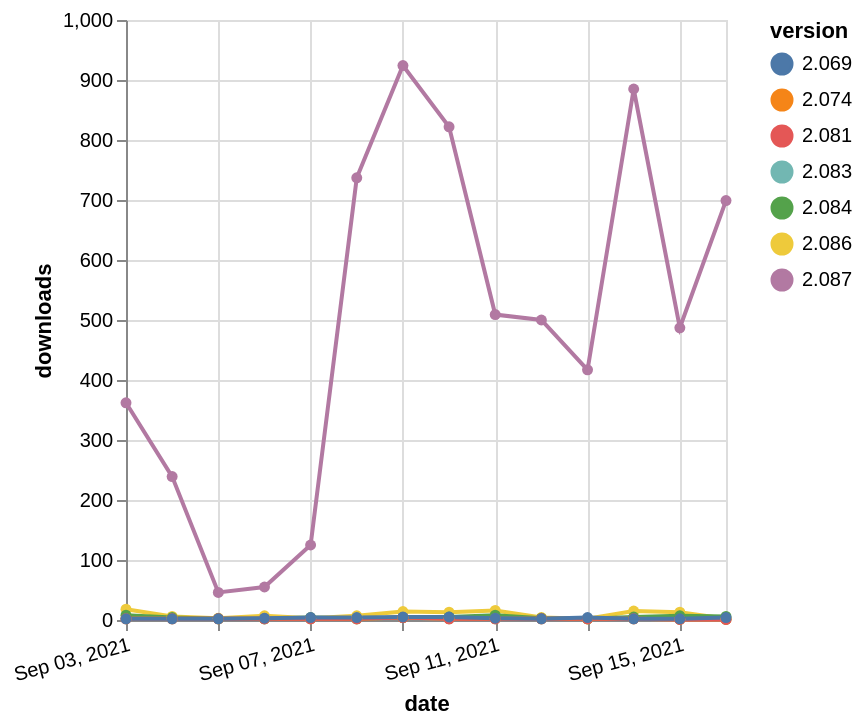

Vega-Lite specification for this chart:
### Vega-Lite specification from a JSON file in a GitHub repository (floating-point values rounded to 4 significant figures)
{"$schema": "https://vega.github.io/schema/vega-lite/v5.json", "description": "A simple bar chart with embedded data.", "data": {"values": [{"date": "2021-09-03", "total": 21411, "delta": 18, "version": "2.086"}, {"date": "2021-09-04", "total": 21417, "delta": 6, "version": "2.086"}, {"date": "2021-09-05", "total": 21420, "delta": 3, "version": "2.086"}, {"date": "2021-09-06", "total": 21427, "delta": 7, "version": "2.086"}, {"date": "2021-09-07", "total": 21430, "delta": 3, "version": "2.086"}, {"date": "2021-09-08", "total": 21437, "delta": 7, "version": "2.086"}, {"date": "2021-09-09", "total": 21451, "delta": 14, "version": "2.086"}, {"date": "2021-09-10", "total": 21464, "delta": 13, "version": "2.086"}, {"date": "2021-09-11", "total": 21480, "delta": 16, "version": "2.086"}, {"date": "2021-09-12", "total": 21484, "delta": 4, "version": "2.086"}, {"date": "2021-09-13", "total": 21486, "delta": 2, "version": "2.086"}, {"date": "2021-09-14", "total": 21501, "delta": 15, "version": "2.086"}, {"date": "2021-09-15", "total": 21514, "delta": 13, "version": "2.086"}, {"date": "2021-09-16", "total": 21516, "delta": 2, "version": "2.086"}, {"date": "2021-09-03", "total": 2447, "delta": 2, "version": "2.083"}, {"date": "2021-09-04", "total": 2449, "delta": 2, "version": "2.083"}, {"date": "2021-09-05", "total": 2451, "delta": 2, "version": "2.083"}, {"date": "2021-09-06", "total": 2453, "delta": 2, "version": "2.083"}, {"date": "2021-09-07", "total": 2455, "delta": 2, "version": "2.083"}, {"date": "2021-09-08", "total": 2457, "delta": 2, "version": "2.083"}, {"date": "2021-09-09", "total": 2461, "delta": 4, "version": "2.083"}, {"date": "2021-09-10", "total": 2463, "delta": 2, "version": "2.083"}, {"date": "2021-09-11", "total": 2465, "delta": 2, "version": "2.083"}, {"date": "2021-09-12", "total": 2467, "delta": 2, "version": "2.083"}, {"date": "2021-09-13", "total": 2469, "delta": 2, "version": "2.083"}, {"date": "2021-09-14", "total": 2471, "delta": 2, "version": "2.083"}, {"date": "2021-09-15", "total": 2472, "delta": 1, "version": "2.083"}, {"date": "2021-09-16", "total": 2473, "delta": 1, "version": "2.083"}, {"date": "2021-09-03", "total": 41079, "delta": 8, "version": "2.084"}, {"date": "2021-09-04", "total": 41083, "delta": 4, "version": "2.084"}, {"date": "2021-09-05", "total": 41085, "delta": 2, "version": "2.084"}, {"date": "2021-09-06", "total": 41087, "delta": 2, "version": "2.084"}, {"date": "2021-09-07", "total": 41091, "delta": 4, "version": "2.084"}, {"date": "2021-09-08", "total": 41093, "delta": 2, "version": "2.084"}, {"date": "2021-09-09", "total": 41097, "delta": 4, "version": "2.084"}, {"date": "2021-09-10", "total": 41102, "delta": 5, "version": "2.084"}, {"date": "2021-09-11", "total": 41110, "delta": 8, "version": "2.084"}, {"date": "2021-09-12", "total": 41113, "delta": 3, "version": "2.084"}, {"date": "2021-09-13", "total": 41115, "delta": 2, "version": "2.084"}, {"date": "2021-09-14", "total": 41120, "delta": 5, "version": "2.084"}, {"date": "2021-09-15", "total": 41127, "delta": 7, "version": "2.084"}, {"date": "2021-09-16", "total": 41133, "delta": 6, "version": "2.084"}, {"date": "2021-09-03", "total": 10114, "delta": 2, "version": "2.074"}, {"date": "2021-09-04", "total": 10116, "delta": 2, "version": "2.074"}, {"date": "2021-09-05", "total": 10118, "delta": 2, "version": "2.074"}, {"date": "2021-09-06", "total": 10120, "delta": 2, "version": "2.074"}, {"date": "2021-09-07", "total": 10122, "delta": 2, "version": "2.074"}, {"date": "2021-09-08", "total": 10124, "delta": 2, "version": "2.074"}, {"date": "2021-09-09", "total": 10128, "delta": 4, "version": "2.074"}, {"date": "2021-09-10", "total": 10130, "delta": 2, "version": "2.074"}, {"date": "2021-09-11", "total": 10132, "delta": 2, "version": "2.074"}, {"date": "2021-09-12", "total": 10134, "delta": 2, "version": "2.074"}, {"date": "2021-09-13", "total": 10136, "delta": 2, "version": "2.074"}, {"date": "2021-09-14", "total": 10138, "delta": 2, "version": "2.074"}, {"date": "2021-09-15", "total": 10139, "delta": 1, "version": "2.074"}, {"date": "2021-09-16", "total": 10140, "delta": 1, "version": "2.074"}, {"date": "2021-09-03", "total": 9264, "delta": 2, "version": "2.081"}, {"date": "2021-09-04", "total": 9266, "delta": 2, "version": "2.081"}, {"date": "2021-09-05", "total": 9268, "delta": 2, "version": "2.081"}, {"date": "2021-09-06", "total": 9270, "delta": 2, "version": "2.081"}, {"date": "2021-09-07", "total": 9272, "delta": 2, "version": "2.081"}, {"date": "2021-09-08", "total": 9274, "delta": 2, "version": "2.081"}, {"date": "2021-09-09", "total": 9278, "delta": 4, "version": "2.081"}, {"date": "2021-09-10", "total": 9280, "delta": 2, "version": "2.081"}, {"date": "2021-09-11", "total": 9282, "delta": 2, "version": "2.081"}, {"date": "2021-09-12", "total": 9284, "delta": 2, "version": "2.081"}, {"date": "2021-09-13", "total": 9286, "delta": 2, "version": "2.081"}, {"date": "2021-09-14", "total": 9288, "delta": 2, "version": "2.081"}, {"date": "2021-09-15", "total": 9289, "delta": 1, "version": "2.081"}, {"date": "2021-09-16", "total": 9290, "delta": 1, "version": "2.081"}, {"date": "2021-09-03", "total": 103237, "delta": 362, "version": "2.087"}, {"date": "2021-09-04", "total": 103476, "delta": 239, "version": "2.087"}, {"date": "2021-09-05", "total": 103522, "delta": 46, "version": "2.087"}, {"date": "2021-09-06", "total": 103577, "delta": 55, "version": "2.087"}, {"date": "2021-09-07", "total": 103702, "delta": 125, "version": "2.087"}, {"date": "2021-09-08", "total": 104439, "delta": 737, "version": "2.087"}, {"date": "2021-09-09", "total": 105363, "delta": 924, "version": "2.087"}, {"date": "2021-09-10", "total": 106185, "delta": 822, "version": "2.087"}, {"date": "2021-09-11", "total": 106694, "delta": 509, "version": "2.087"}, {"date": "2021-09-12", "total": 107194, "delta": 500, "version": "2.087"}, {"date": "2021-09-13", "total": 107611, "delta": 417, "version": "2.087"}, {"date": "2021-09-14", "total": 108496, "delta": 885, "version": "2.087"}, {"date": "2021-09-15", "total": 108983, "delta": 487, "version": "2.087"}, {"date": "2021-09-16", "total": 109682, "delta": 699, "version": "2.087"}, {"date": "2021-09-03", "total": 21127, "delta": 2, "version": "2.069"}, {"date": "2021-09-04", "total": 21129, "delta": 2, "version": "2.069"}, {"date": "2021-09-05", "total": 21131, "delta": 2, "version": "2.069"}, {"date": "2021-09-06", "total": 21134, "delta": 3, "version": "2.069"}, {"date": "2021-09-07", "total": 21138, "delta": 4, "version": "2.069"}, {"date": "2021-09-08", "total": 21142, "delta": 4, "version": "2.069"}, {"date": "2021-09-09", "total": 21147, "delta": 5, "version": "2.069"}, {"date": "2021-09-10", "total": 21152, "delta": 5, "version": "2.069"}, {"date": "2021-09-11", "total": 21155, "delta": 3, "version": "2.069"}, {"date": "2021-09-12", "total": 21157, "delta": 2, "version": "2.069"}, {"date": "2021-09-13", "total": 21161, "delta": 4, "version": "2.069"}, {"date": "2021-09-14", "total": 21163, "delta": 2, "version": "2.069"}, {"date": "2021-09-15", "total": 21165, "delta": 2, "version": "2.069"}, {"date": "2021-09-16", "total": 21169, "delta": 4, "version": "2.069"}]}, "width": "container", "mark": {"type": "line", "point": {"filled": true}}, "encoding": {"x": {"field": "date", "type": "temporal", "timeUnit": "yearmonthdate", "title": "date", "axis": {"labelAngle": -15}}, "y": {"field": "delta", "type": "quantitative", "title": "downloads"}, "color": {"field": "version", "type": "nominal"}, "tooltip": {"field": "delta"}}}
